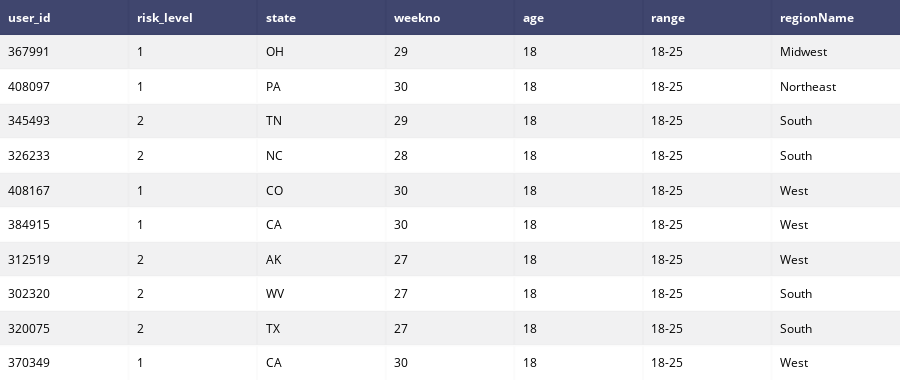

Source (notebook cell):
### Code cell
#user_data.head(5)

tableuser = ff.create_table(user_data.iloc[0:10,[0,2,4,8,9,10,11] ])
plotly.offline.iplot(tableuser)

### Figure 1 — Plotly figure (JSON) as saved in the notebook; plotly's stock layout.template omitted (floating-point values rounded to 4 significant figures)
{"data": [{"colorscale": [[0, "#00083e"], [0.5, "#ededee"], [1, "#ffffff"]], "hoverinfo": "none", "opacity": 0.75, "showscale": false, "type": "heatmap", "z": [[0, 0, 0, 0, 0, 0, 0], [0.5, 0.5, 0.5, 0.5, 0.5, 0.5, 0.5], [1, 1, 1, 1, 1, 1, 1], [0.5, 0.5, 0.5, 0.5, 0.5, 0.5, 0.5], [1, 1, 1, 1, 1, 1, 1], [0.5, 0.5, 0.5, 0.5, 0.5, 0.5, 0.5], [1, 1, 1, 1, 1, 1, 1], [0.5, 0.5, 0.5, 0.5, 0.5, 0.5, 0.5], [1, 1, 1, 1, 1, 1, 1], [0.5, 0.5, 0.5, 0.5, 0.5, 0.5, 0.5], [1, 1, 1, 1, 1, 1, 1]]}], "layout": {"annotations": [{"align": "left", "font": {"color": "#ffffff"}, "showarrow": false, "text": "<b>user_id</b>", "x": -0.45, "xanchor": "left", "xref": "x1", "y": 0, "yref": "y1"}, {"align": "left", "font": {"color": "#ffffff"}, "showarrow": false, "text": "<b>risk_level</b>", "x": 0.55, "xanchor": "left", "xref": "x1", "y": 0, "yref": "y1"}, {"align": "left", "font": {"color": "#ffffff"}, "showarrow": false, "text": "<b>state</b>", "x": 1.55, "xanchor": "left", "xref": "x1", "y": 0, "yref": "y1"}, {"align": "left", "font": {"color": "#ffffff"}, "showarrow": false, "text": "<b>weekno</b>", "x": 2.55, "xanchor": "left", "xref": "x1", "y": 0, "yref": "y1"}, {"align": "left", "font": {"color": "#ffffff"}, "showarrow": false, "text": "<b>age</b>", "x": 3.55, "xanchor": "left", "xref": "x1", "y": 0, "yref": "y1"}, {"align": "left", "font": {"color": "#ffffff"}, "showarrow": false, "text": "<b>range</b>", "x": 4.55, "xanchor": "left", "xref": "x1", "y": 0, "yref": "y1"}, {"align": "left", "font": {"color": "#ffffff"}, "showarrow": false, "text": "<b>regionName</b>", "x": 5.55, "xanchor": "left", "xref": "x1", "y": 0, "yref": "y1"}, {"align": "left", "font": {"color": "#000000"}, "showarrow": false, "text": "367991", "x": -0.45, "xanchor": "left", "xref": "x1", "y": 1, "yref": "y1"}, {"align": "left", "font": {"color": "#000000"}, "showarrow": false, "text": "1", "x": 0.55, "xanchor": "left", "xref": "x1", "y": 1, "yref": "y1"}, {"align": "left", "font": {"color": "#000000"}, "showarrow": false, "text": "OH", "x": 1.55, "xanchor": "left", "xref": "x1", "y": 1, "yref": "y1"}, {"align": "left", "font": {"color": "#000000"}, "showarrow": false, "text": "29", "x": 2.55, "xanchor": "left", "xref": "x1", "y": 1, "yref": "y1"}, {"align": "left", "font": {"color": "#000000"}, "showarrow": false, "text": "18", "x": 3.55, "xanchor": "left", "xref": "x1", "y": 1, "yref": "y1"}, {"align": "left", "font": {"color": "#000000"}, "showarrow": false, "text": "18-25", "x": 4.55, "xanchor": "left", "xref": "x1", "y": 1, "yref": "y1"}, {"align": "left", "font": {"color": "#000000"}, "showarrow": false, "text": "Midwest", "x": 5.55, "xanchor": "left", "xref": "x1", "y": 1, "yref": "y1"}, {"align": "left", "font": {"color": "#000000"}, "showarrow": false, "text": "408097", "x": -0.45, "xanchor": "left", "xref": "x1", "y": 2, "yref": "y1"}, {"align": "left", "font": {"color": "#000000"}, "showarrow": false, "text": "1", "x": 0.55, "xanchor": "left", "xref": "x1", "y": 2, "yref": "y1"}, {"align": "left", "font": {"color": "#000000"}, "showarrow": false, "text": "PA", "x": 1.55, "xanchor": "left", "xref": "x1", "y": 2, "yref": "y1"}, {"align": "left", "font": {"color": "#000000"}, "showarrow": false, "text": "30", "x": 2.55, "xanchor": "left", "xref": "x1", "y": 2, "yref": "y1"}, {"align": "left", "font": {"color": "#000000"}, "showarrow": false, "text": "18", "x": 3.55, "xanchor": "left", "xref": "x1", "y": 2, "yref": "y1"}, {"align": "left", "font": {"color": "#000000"}, "showarrow": false, "text": "18-25", "x": 4.55, "xanchor": "left", "xref": "x1", "y": 2, "yref": "y1"}, {"align": "left", "font": {"color": "#000000"}, "showarrow": false, "text": "Northeast", "x": 5.55, "xanchor": "left", "xref": "x1", "y": 2, "yref": "y1"}, {"align": "left", "font": {"color": "#000000"}, "showarrow": false, "text": "345493", "x": -0.45, "xanchor": "left", "xref": "x1", "y": 3, "yref": "y1"}, {"align": "left", "font": {"color": "#000000"}, "showarrow": false, "text": "2", "x": 0.55, "xanchor": "left", "xref": "x1", "y": 3, "yref": "y1"}, {"align": "left", "font": {"color": "#000000"}, "showarrow": false, "text": "TN", "x": 1.55, "xanchor": "left", "xref": "x1", "y": 3, "yref": "y1"}, {"align": "left", "font": {"color": "#000000"}, "showarrow": false, "text": "29", "x": 2.55, "xanchor": "left", "xref": "x1", "y": 3, "yref": "y1"}, {"align": "left", "font": {"color": "#000000"}, "showarrow": false, "text": "18", "x": 3.55, "xanchor": "left", "xref": "x1", "y": 3, "yref": "y1"}, {"align": "left", "font": {"color": "#000000"}, "showarrow": false, "text": "18-25", "x": 4.55, "xanchor": "left", "xref": "x1", "y": 3, "yref": "y1"}, {"align": "left", "font": {"color": "#000000"}, "showarrow": false, "text": "South", "x": 5.55, "xanchor": "left", "xref": "x1", "y": 3, "yref": "y1"}, {"align": "left", "font": {"color": "#000000"}, "showarrow": false, "text": "326233", "x": -0.45, "xanchor": "left", "xref": "x1", "y": 4, "yref": "y1"}, {"align": "left", "font": {"color": "#000000"}, "showarrow": false, "text": "2", "x": 0.55, "xanchor": "left", "xref": "x1", "y": 4, "yref": "y1"}, {"align": "left", "font": {"color": "#000000"}, "showarrow": false, "text": "NC", "x": 1.55, "xanchor": "left", "xref": "x1", "y": 4, "yref": "y1"}, {"align": "left", "font": {"color": "#000000"}, "showarrow": false, "text": "28", "x": 2.55, "xanchor": "left", "xref": "x1", "y": 4, "yref": "y1"}, {"align": "left", "font": {"color": "#000000"}, "showarrow": false, "text": "18", "x": 3.55, "xanchor": "left", "xref": "x1", "y": 4, "yref": "y1"}, {"align": "left", "font": {"color": "#000000"}, "showarrow": false, "text": "18-25", "x": 4.55, "xanchor": "left", "xref": "x1", "y": 4, "yref": "y1"}, {"align": "left", "font": {"color": "#000000"}, "showarrow": false, "text": "South", "x": 5.55, "xanchor": "left", "xref": "x1", "y": 4, "yref": "y1"}, {"align": "left", "font": {"color": "#000000"}, "showarrow": false, "text": "408167", "x": -0.45, "xanchor": "left", "xref": "x1", "y": 5, "yref": "y1"}, {"align": "left", "font": {"color": "#000000"}, "showarrow": false, "text": "1", "x": 0.55, "xanchor": "left", "xref": "x1", "y": 5, "yref": "y1"}, {"align": "left", "font": {"color": "#000000"}, "showarrow": false, "text": "CO", "x": 1.55, "xanchor": "left", "xref": "x1", "y": 5, "yref": "y1"}, {"align": "left", "font": {"color": "#000000"}, "showarrow": false, "text": "30", "x": 2.55, "xanchor": "left", "xref": "x1", "y": 5, "yref": "y1"}, {"align": "left", "font": {"color": "#000000"}, "showarrow": false, "text": "18", "x": 3.55, "xanchor": "left", "xref": "x1", "y": 5, "yref": "y1"}, {"align": "left", "font": {"color": "#000000"}, "showarrow": false, "text": "18-25", "x": 4.55, "xanchor": "left", "xref": "x1", "y": 5, "yref": "y1"}, {"align": "left", "font": {"color": "#000000"}, "showarrow": false, "text": "West", "x": 5.55, "xanchor": "left", "xref": "x1", "y": 5, "yref": "y1"}, {"align": "left", "font": {"color": "#000000"}, "showarrow": false, "text": "384915", "x": -0.45, "xanchor": "left", "xref": "x1", "y": 6, "yref": "y1"}, {"align": "left", "font": {"color": "#000000"}, "showarrow": false, "text": "1", "x": 0.55, "xanchor": "left", "xref": "x1", "y": 6, "yref": "y1"}, {"align": "left", "font": {"color": "#000000"}, "showarrow": false, "text": "CA", "x": 1.55, "xanchor": "left", "xref": "x1", "y": 6, "yref": "y1"}, {"align": "left", "font": {"color": "#000000"}, "showarrow": false, "text": "30", "x": 2.55, "xanchor": "left", "xref": "x1", "y": 6, "yref": "y1"}, {"align": "left", "font": {"color": "#000000"}, "showarrow": false, "text": "18", "x": 3.55, "xanchor": "left", "xref": "x1", "y": 6, "yref": "y1"}, {"align": "left", "font": {"color": "#000000"}, "showarrow": false, "text": "18-25", "x": 4.55, "xanchor": "left", "xref": "x1", "y": 6, "yref": "y1"}, {"align": "left", "font": {"color": "#000000"}, "showarrow": false, "text": "West", "x": 5.55, "xanchor": "left", "xref": "x1", "y": 6, "yref": "y1"}, {"align": "left", "font": {"color": "#000000"}, "showarrow": false, "text": "312519", "x": -0.45, "xanchor": "left", "xref": "x1", "y": 7, "yref": "y1"}, {"align": "left", "font": {"color": "#000000"}, "showarrow": false, "text": "2", "x": 0.55, "xanchor": "left", "xref": "x1", "y": 7, "yref": "y1"}, {"align": "left", "font": {"color": "#000000"}, "showarrow": false, "text": "AK", "x": 1.55, "xanchor": "left", "xref": "x1", "y": 7, "yref": "y1"}, {"align": "left", "font": {"color": "#000000"}, "showarrow": false, "text": "27", "x": 2.55, "xanchor": "left", "xref": "x1", "y": 7, "yref": "y1"}, {"align": "left", "font": {"color": "#000000"}, "showarrow": false, "text": "18", "x": 3.55, "xanchor": "left", "xref": "x1", "y": 7, "yref": "y1"}, {"align": "left", "font": {"color": "#000000"}, "showarrow": false, "text": "18-25", "x": 4.55, "xanchor": "left", "xref": "x1", "y": 7, "yref": "y1"}, {"align": "left", "font": {"color": "#000000"}, "showarrow": false, "text": "West", "x": 5.55, "xanchor": "left", "xref": "x1", "y": 7, "yref": "y1"}, {"align": "left", "font": {"color": "#000000"}, "showarrow": false, "text": "302320", "x": -0.45, "xanchor": "left", "xref": "x1", "y": 8, "yref": "y1"}, {"align": "left", "font": {"color": "#000000"}, "showarrow": false, "text": "2", "x": 0.55, "xanchor": "left", "xref": "x1", "y": 8, "yref": "y1"}, {"align": "left", "font": {"color": "#000000"}, "showarrow": false, "text": "WV", "x": 1.55, "xanchor": "left", "xref": "x1", "y": 8, "yref": "y1"}, {"align": "left", "font": {"color": "#000000"}, "showarrow": false, "text": "27", "x": 2.55, "xanchor": "left", "xref": "x1", "y": 8, "yref": "y1"}, {"align": "left", "font": {"color": "#000000"}, "showarrow": false, "text": "18", "x": 3.55, "xanchor": "left", "xref": "x1", "y": 8, "yref": "y1"}, {"align": "left", "font": {"color": "#000000"}, "showarrow": false, "text": "18-25", "x": 4.55, "xanchor": "left", "xref": "x1", "y": 8, "yref": "y1"}, {"align": "left", "font": {"color": "#000000"}, "showarrow": false, "text": "South", "x": 5.55, "xanchor": "left", "xref": "x1", "y": 8, "yref": "y1"}, {"align": "left", "font": {"color": "#000000"}, "showarrow": false, "text": "320075", "x": -0.45, "xanchor": "left", "xref": "x1", "y": 9, "yref": "y1"}, {"align": "left", "font": {"color": "#000000"}, "showarrow": false, "text": "2", "x": 0.55, "xanchor": "left", "xref": "x1", "y": 9, "yref": "y1"}, {"align": "left", "font": {"color": "#000000"}, "showarrow": false, "text": "TX", "x": 1.55, "xanchor": "left", "xref": "x1", "y": 9, "yref": "y1"}, {"align": "left", "font": {"color": "#000000"}, "showarrow": false, "text": "27", "x": 2.55, "xanchor": "left", "xref": "x1", "y": 9, "yref": "y1"}, {"align": "left", "font": {"color": "#000000"}, "showarrow": false, "text": "18", "x": 3.55, "xanchor": "left", "xref": "x1", "y": 9, "yref": "y1"}, {"align": "left", "font": {"color": "#000000"}, "showarrow": false, "text": "18-25", "x": 4.55, "xanchor": "left", "xref": "x1", "y": 9, "yref": "y1"}, {"align": "left", "font": {"color": "#000000"}, "showarrow": false, "text": "South", "x": 5.55, "xanchor": "left", "xref": "x1", "y": 9, "yref": "y1"}, {"align": "left", "font": {"color": "#000000"}, "showarrow": false, "text": "370349", "x": -0.45, "xanchor": "left", "xref": "x1", "y": 10, "yref": "y1"}, {"align": "left", "font": {"color": "#000000"}, "showarrow": false, "text": "1", "x": 0.55, "xanchor": "left", "xref": "x1", "y": 10, "yref": "y1"}, {"align": "left", "font": {"color": "#000000"}, "showarrow": false, "text": "CA", "x": 1.55, "xanchor": "left", "xref": "x1", "y": 10, "yref": "y1"}, {"align": "left", "font": {"color": "#000000"}, "showarrow": false, "text": "30", "x": 2.55, "xanchor": "left", "xref": "x1", "y": 10, "yref": "y1"}, {"align": "left", "font": {"color": "#000000"}, "showarrow": false, "text": "18", "x": 3.55, "xanchor": "left", "xref": "x1", "y": 10, "yref": "y1"}, {"align": "left", "font": {"color": "#000000"}, "showarrow": false, "text": "18-25", "x": 4.55, "xanchor": "left", "xref": "x1", "y": 10, "yref": "y1"}, {"align": "left", "font": {"color": "#000000"}, "showarrow": false, "text": "West", "x": 5.55, "xanchor": "left", "xref": "x1", "y": 10, "yref": "y1"}], "height": 380, "margin": {"b": 0, "l": 0, "r": 0, "t": 0}, "xaxis": {"dtick": 1, "gridwidth": 2, "showticklabels": false, "tick0": -0.5, "ticks": "", "zeroline": false}, "yaxis": {"autorange": "reversed", "dtick": 1, "gridwidth": 2, "showticklabels": false, "tick0": 0.5, "ticks": "", "zeroline": false}}}
